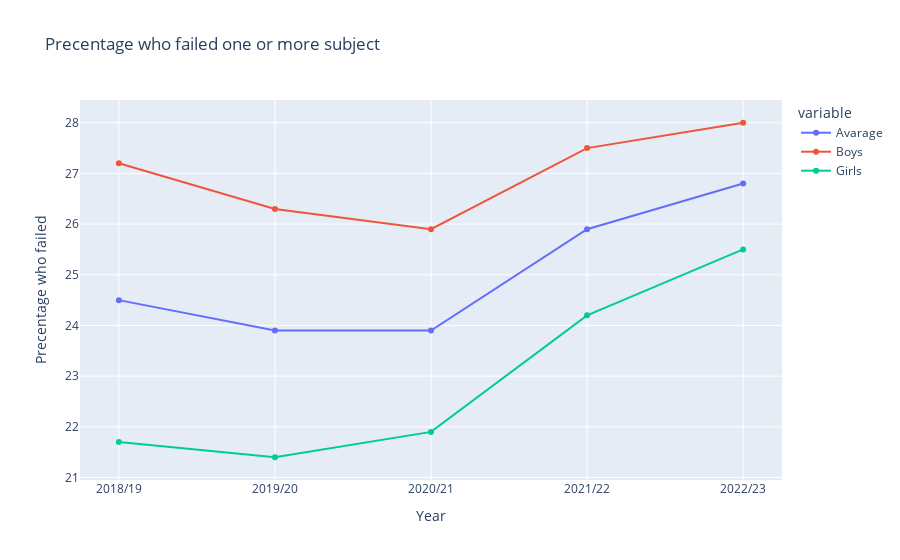

Notebook source saved alongside this figure:
### Code cell
df_table1b_first = df_table1b_first.rename(columns={"Totalt.2": "Avarage", "Unnamed: 0": "Year", "Pojkar.2": "Boys", "Flickor.2": "Girls"})



fig = px.line(df_table1b_first, y=["Avarage", "Boys", "Girls"], x="Year", title="Precentage who failed one or more subject", markers=True)

fig.update_layout(yaxis_title="Precentage who failed")
fig.show()

fig.write_html("Visualisering/plot_1a_.html")

### Figure 1 — Plotly figure (JSON) as saved in the notebook; plotly's stock layout.template omitted (floating-point values rounded to 4 significant figures)
{"data": [{"hovertemplate": "variable=Avarage<br>Year=%{x}<br>value=%{y}<extra></extra>", "legendgroup": "Avarage", "line": {"color": "#636efa", "dash": "solid"}, "marker": {"symbol": "circle"}, "mode": "lines+markers", "name": "Avarage", "orientation": "v", "showlegend": true, "type": "scatter", "x": ["2018/19", "2019/20", "2020/21", "2021/22", "2022/23"], "xaxis": "x", "y": [24.5, 23.9, 23.9, 25.9, 26.8], "yaxis": "y"}, {"hovertemplate": "variable=Boys<br>Year=%{x}<br>value=%{y}<extra></extra>", "legendgroup": "Boys", "line": {"color": "#EF553B", "dash": "solid"}, "marker": {"symbol": "circle"}, "mode": "lines+markers", "name": "Boys", "orientation": "v", "showlegend": true, "type": "scatter", "x": ["2018/19", "2019/20", "2020/21", "2021/22", "2022/23"], "xaxis": "x", "y": [27.2, 26.3, 25.9, 27.5, 28], "yaxis": "y"}, {"hovertemplate": "variable=Girls<br>Year=%{x}<br>value=%{y}<extra></extra>", "legendgroup": "Girls", "line": {"color": "#00cc96", "dash": "solid"}, "marker": {"symbol": "circle"}, "mode": "lines+markers", "name": "Girls", "orientation": "v", "showlegend": true, "type": "scatter", "x": ["2018/19", "2019/20", "2020/21", "2021/22", "2022/23"], "xaxis": "x", "y": [21.7, 21.4, 21.9, 24.2, 25.5], "yaxis": "y"}], "layout": {"legend": {"title": {"text": "variable"}, "tracegroupgap": 0}, "title": {"text": "Precentage who failed one or more subject"}, "xaxis": {"anchor": "y", "domain": [0, 1], "title": {"text": "Year"}}, "yaxis": {"anchor": "x", "domain": [0, 1], "title": {"text": "Precentage who failed"}}}}
